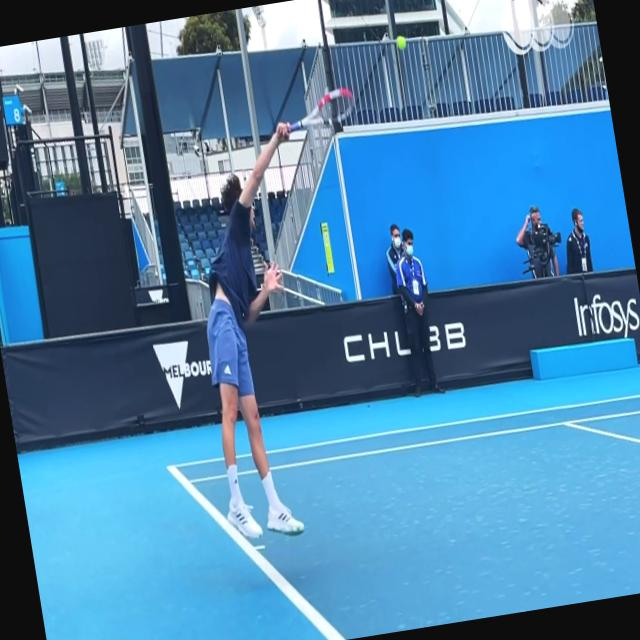
#> input picture datasets/serveDataset/train/good/other_train_good/other_train_good_frame10.jpg, 640 x 640 px, given as the content of the folder /Users/jiheenoh/Desktop/Tennis_serve/Train_good, which was not available
$ python random_forest.py
#> lines starting #> are read from the running program, lines starting #| are printed output that depends on the picture; pictures that were not available may be replaced by others from this repository, and a replacement may not be noted
import os
import numpy as np
import cv2
import matplotlib.pyplot as plt
import seaborn as sns
from sklearn.model_selection import cross_val_score
from sklearn.ensemble import RandomForestClassifier
from sklearn.metrics import accuracy_score, precision_score, recall_score, f1_score, confusion_matrix
from sklearn.model_selection import train_test_split
from sklearn.preprocessing import LabelEncoder

#Set the directory - Adjust accordingly
train_good_dir = '/Users/jiheenoh/Desktop/Tennis_serve/Train_good'
train_bad_dir = '/Users/jiheenoh/Desktop/Tennis_serve/Train_bad'

# Define augmentation
def load_images_from_folder(folder, label, augment=False):
#> called with label = 'good', augment = False
    images = []
    labels = []
    valid_extensions = ('.jpg', '.jpeg', '.png', '.tiff', '.bmp')
    file_count = 0
    for subdir, dirs, files in os.walk(folder):
        for file in files:
            if file.lower().endswith(valid_extensions):
                img_path = os.path.join(subdir, file)
                img = cv2.imread(img_path, cv2.IMREAD_COLOR)
#> img is the input picture: shape (640, 640, 3); mean B, G, R 169.5, 131.6, 78
                if img is not None:
                    img = cv2.resize(img, (128, 128))
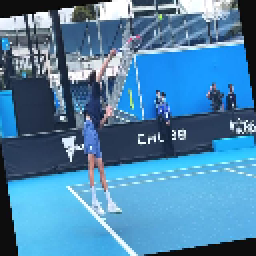
#> img: shape (128, 128, 3) (shown 2 times larger); mean B, G, R 169.4, 131.5, 77.9
                    images.append(img)
                    labels.append(label)
                    file_count += 1

                    if augment:
                        augmented_images = augment_image(img)
                        images.extend(augmented_images)
                        labels.extend([label] * len(augmented_images))
    print(f"Loaded {file_count} images from {folder}", flush=True)
    return np.array(images), np.array(labels)

# Image augementation
def augment_image(img):
    rows, cols, _ = img.shape
#> rows = 128; cols = 128
    augmented_images = []
    # Add rotation
    for angle in [10, -10, 20, -20]:
        M = cv2.getRotationMatrix2D((cols / 2, rows / 2), angle, 1)
        img_rotated = cv2.warpAffine(img, M, (cols, rows))
        augmented_images.append(img_rotated)
#> this loop made 4 passes
#> pass 1, in augment_image, `img_rotated = cv2.warpAffine(img, M, (cols, rows))`:
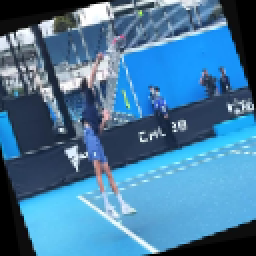
#> img_rotated: shape (128, 128, 3) (shown 2 times larger); mean B, G, R 158.2, 122, 71.5
#> pass 2, in augment_image, `img_rotated = cv2.warpAffine(img, M, (cols, rows))`:
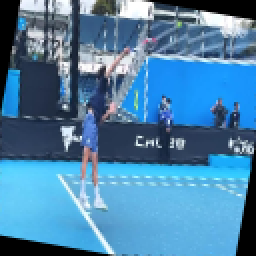
#> img_rotated: shape (128, 128, 3) (shown 2 times larger); mean B, G, R 167.2, 129.5, 76.3
#> pass 3, in augment_image, `img_rotated = cv2.warpAffine(img, M, (cols, rows))`:
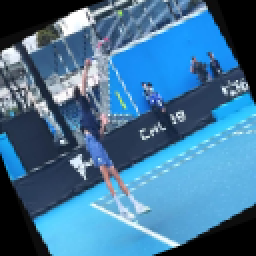
#> img_rotated: shape (128, 128, 3) (shown 2 times larger); mean B, G, R 150.9, 115.8, 67.3
#> after the loop, augmented_images = 4 items
    # Adjust bright
    img_brighter = cv2.convertScaleAbs(img, alpha=1.3, beta=40)
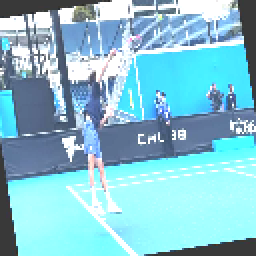
#> img_brighter: shape (128, 128, 3) (shown 2 times larger); mean B, G, R 210.3, 194.8, 135
    img_darker = cv2.convertScaleAbs(img, alpha=0.7, beta=-40)
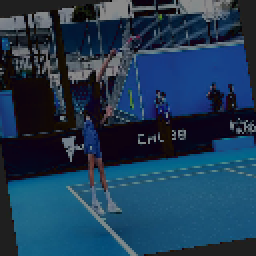
#> img_darker: shape (128, 128, 3) (shown 2 times larger); mean B, G, R 82.7, 57.8, 30.7
    # Add noise
    noise = np.random.randint(0, 50, img.shape, dtype='uint8')
    img_noisy = cv2.add(img, noise)
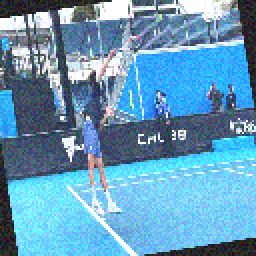
#> img_noisy: shape (128, 128, 3) (shown 2 times larger); mean B, G, R 187.8, 154.9, 101.8
    augmented_images.extend([img_brighter, img_darker, img_noisy])
    return augmented_images

# Load images from each folder
good_images, good_labels = load_images_from_folder(train_good_dir, 'good')
bad_images, bad_labels = load_images_from_folder(train_bad_dir, 'bad', augment=True)

# Set the num of 'bad' images evenly with 'good' images (Random sampling)
if len(bad_images) > len(good_images):
    indices = np.random.choice(len(bad_images), size=len(good_images), replace=False)
#> indices = [7]
    bad_images = bad_images[indices]
    bad_labels = bad_labels[indices]

# Check data
print(f"Number of good images: {len(good_images)}", flush=True)
#| Number of good images: 1
print(f"Number of bad images (balanced): {len(bad_images)}", flush=True)
#| Number of bad images (balanced): 1

# Merge data
X = np.concatenate([good_images, bad_images])
y = np.concatenate([good_labels, bad_labels])
print(f"Total number of images: {len(X)}", flush=True)
#| Total number of images: 2

# Encode labels
le = LabelEncoder()
y = le.fit_transform(y)
#> y = [1, 0]

# Split dataset (80% train, 20% test)
X_train, X_test, y_train, y_test = train_test_split(X, y, test_size=0.2, random_state=42)
#> y_train = [1]; y_test = [0]

# Initialise model
model = RandomForestClassifier(
    n_estimators=100,
    max_depth=5,               # Decrease to reduce overfitting
    min_samples_split=20,      # Increase to reduce overfitting
    min_samples_leaf=10,       # Increase to reduce overfitting
    class_weight='balanced',
    random_state=42
)

# Flattened the data
X_train_flat = X_train.reshape(len(X_train), -1)
X_test_flat = X_test.reshape(len(X_test), -1)
print("Training model...", flush=True)
model.fit(X_train_flat, y_train)
print("Model training complete", flush=True)

# Cross validation
#> (the run stopped early here; a loop or call above may not have finished)

$ run again, on datasets/serveDataset/train/good/train_good_p10/train_good_p10_frame0.jpg
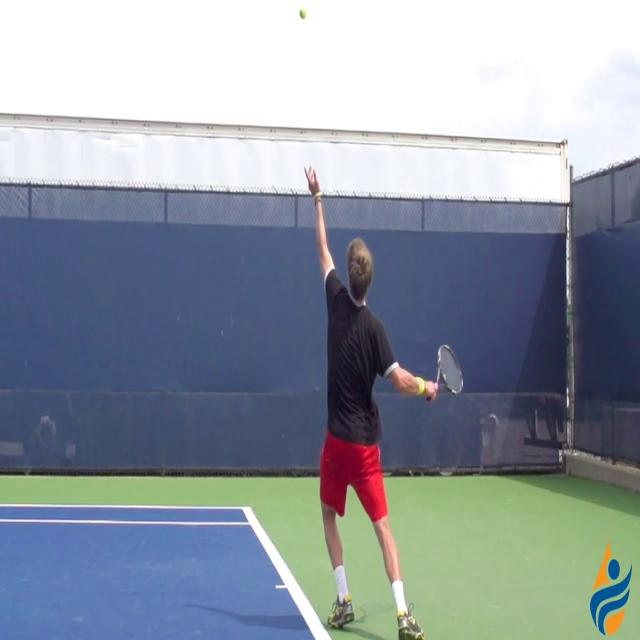
#> input picture datasets/serveDataset/train/good/train_good_p10/train_good_p10_frame0.jpg, 640 x 640 px, given as the content of the folder /Users/jiheenoh/Desktop/Tennis_serve/Train_good, which was not available
#> in load_images_from_folder, img is the input picture: shape (640, 640, 3); mean B, G, R 161, 150.4, 141.1
#> img: shape (128, 128, 3)
#> after the loop in augment_image, `for angle in [10, -10, 20, -20]:`: augmented_images = 4 items
#> in augment_image, `img_darker = cv2.convertScaleAbs(img, alpha=0.7, beta=-40)`:
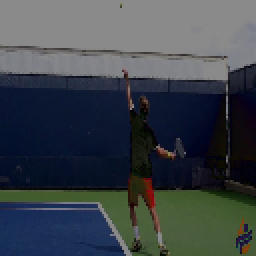
#> img_darker: shape (128, 128, 3) (shown 2 times larger); mean B, G, R 73.5, 67.3, 60.6
#> in augment_image, `img_noisy = cv2.add(img, noise)`:
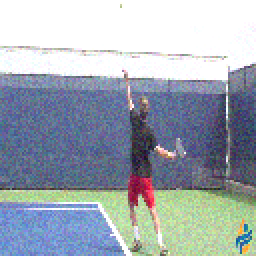
#> img_noisy: shape (128, 128, 3) (shown 2 times larger); mean B, G, R 179.5, 169.2, 159.9
#> indices = [7]
#| Number of good images: 1
#| Number of bad images (balanced): 1
#| Total number of images: 2
#> y = [1, 0]
#> y_train = [1]; y_test = [0]
